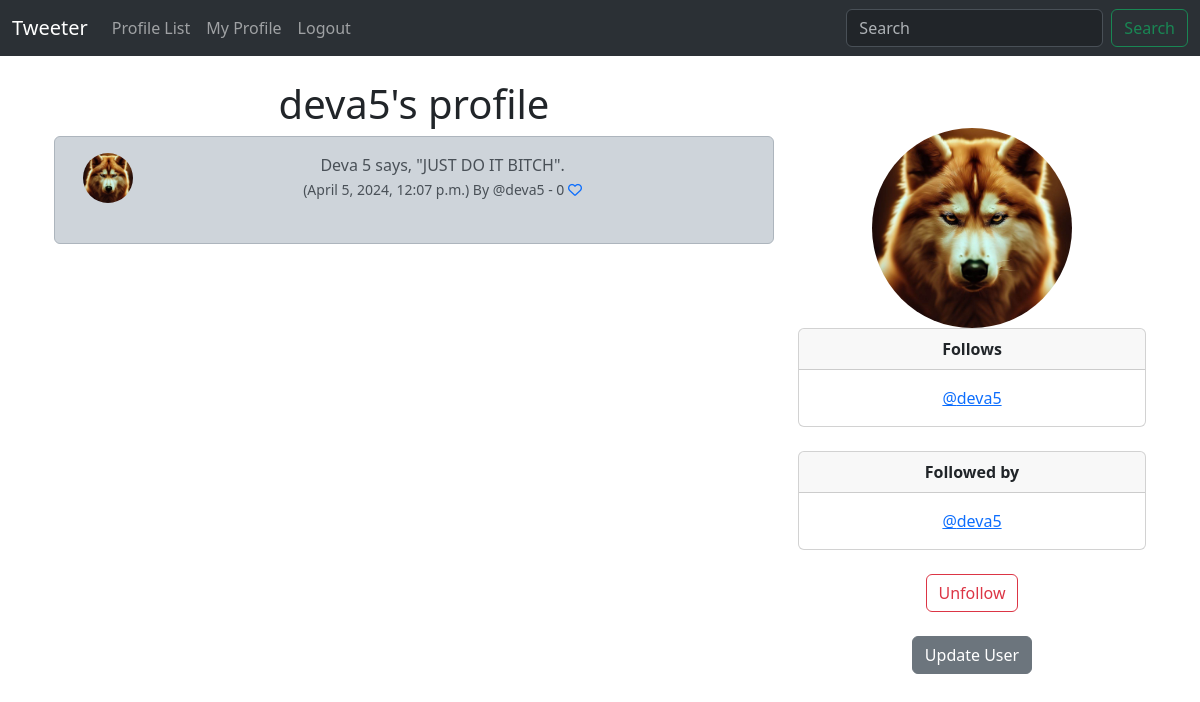
/profile/9 (signed in), run on an earlier commit of the app's database.
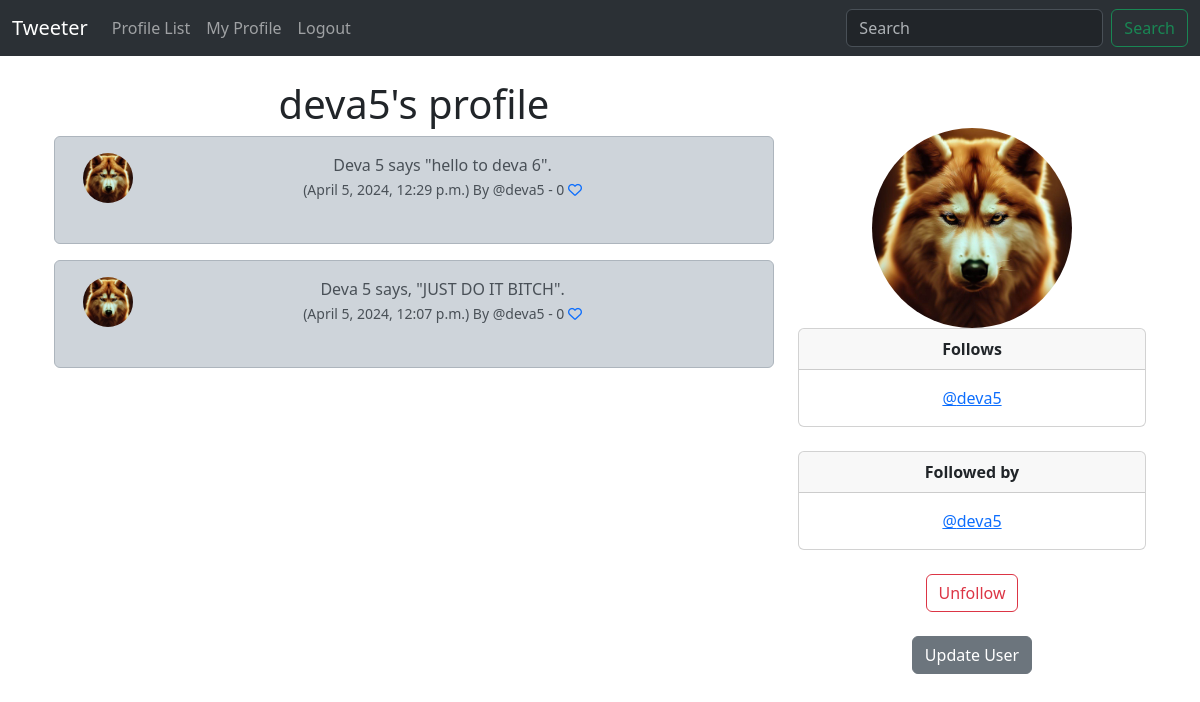
And on a later commit of the database.
### musker/models.py (models this page shows, shortened)
class Tweet(models.Model):
    user = models.ForeignKey(User, on_delete=models.DO_NOTHING, related_name="tweets")
    body = models.CharField(max_length=280)
    created_at = models.DateTimeField(auto_now_add=True)
    likes = models.ManyToManyField(User,blank=True)
    def number_of_likes(self):
        return self.likes.count()

class Profile(models.Model):
    user = models.OneToOneField(User, on_delete=models.CASCADE)
    follows = models.ManyToManyField(
        "self", related_name="followed_by", symmetrical=False, blank=True
    )
    profile_image = models.ImageField(null=True,blank=True,upload_to='images/')
    date_modified = models.DateTimeField(User, auto_now=True, auto_now_add=False)
    def __str__(self) -> str:
        return self.user.username

### musker/views.py (the view, shortened to what this page needs)
# urls.py: path('profile/<int:pk>',views.profile,name='profile'),
def profile(request,pk):
    if request.user.is_authenticated:
        my_profile = Profile.objects.get(user_id = pk)
        tweets = Tweet.objects.filter(user_id=pk).order_by("-created_at")
        return render(request,'profile.html',{ "my_profile" : my_profile,"tweets":tweets })
    else:
        messages.error(request,("Erro: You are not loged in"))
        return redirect('home')

### templates/profile.html
{% extends "base.html" %}
{% load static %}
{% block container %}
<div>
  {% if my_profile %}
  <div class="container text-center">
    <div class="row">
      <div class="col-8">
        <h1>{{my_profile.user.username}}'s profile</h1>
        {% if tweets %}
          {% for tweet in tweets %}
          <div class="alert alert-dark" role="alert">
            <div class="container">
              <div class="row">
                <div class="col-1">
                  {% if my_profile.profile_image %}
                    <img src="{{my_profile.profile_image.url}}" width="50" height="50" class="rounded-circle"  alt="{{my_profile.user.username}}">
                  {% else %}
                    <img src="{% static 'images/user_img.png' %}" width="50" height="50" class="rounded-circle"  alt="{{my_profile.user.username}}">
                  {% endif %}
                </div>
                <div class="col-11">
                    {{tweet.body}} <br>
                    <small>
                      ({{tweet.created_at}}) By @{{tweet.user.username}} - {{tweet.number_of_likes}}
                      {% if user in tweet.likes.all %}
                      <a href="{% url 'tweet_likes' tweet.id%}">
                        <i class="fa-solid fa-heart"></i>
                    </a>
                      {% else %}
                      <a href="{% url 'tweet_likes' tweet.id%}">
                        <i class="fa fa-heart-o"></i>
                    </a>
                      {% endif %}
                    </small>
                </div><br><br>
              </div>
            </div>
            <br /></div>
          {% endfor %}
        {% endif %}
      </div>
      <div class="col-4">
        <br /><br />
        {% if my_profile.profile_image %}
          <img src="{{my_profile.profile_image.url}}" width="200" height="200" class="rounded-circle" alt="{{my_profile.profile_photo}}">
        {% endif %}
        <div class="card">
          <div class="card-header">
            <strong>Follows</strong>
          </div>
          <div class="card-body">
            <p class="card-text">
              {% for i in my_profile.follows.all %}
              <a href="{% url 'profile' i.user.id %}"> @{{i}}</a>
              <br />
              {% endfor %}
            </p>
          </div>
        </div>
        <br />
        <div class="card">
          <div class="card-header"><strong>Followed by</strong><br /></div>
          <div class="card-body">
            <p class="card-text">
              {% for i in my_profile.followed_by.all %}
              <a href="{% url 'profile' i.user.id %}"> @{{i}}</a>
              <br />
              {% endfor %}
            </p>
          </div>
        </div>
        <br />
        <form method="POST">
          {% csrf_token %} {% if my_profile in user.profile.follows.all%}
          <button class="btn btn-outline-danger" name="follow" value="unfollow">
            Unfollow
          </button>
          {% else %}
          <button class="btn btn-outline-success" name="follow" value="follow">
            Follow
          </button>
          {% endif %}
        </form>
        <br />
        {% if request.user.id == my_profile.user.id %}
        <a href="{% url 'update_user' %}" class="btn btn-secondary"
          >Update User</a
        >
        {% endif %}
      </div>
    </div>
  </div>
  {% endif %}
</div>
{% endblock container %}

What changed in the data, as far as the page shows it:
added Tweet: profile_image (picture), body "Deva 5 says \"hello to deva 6\".", created_at "April 5, 2024, 12:29 p.m.", user.username "deva5", number_of_likes "0"
